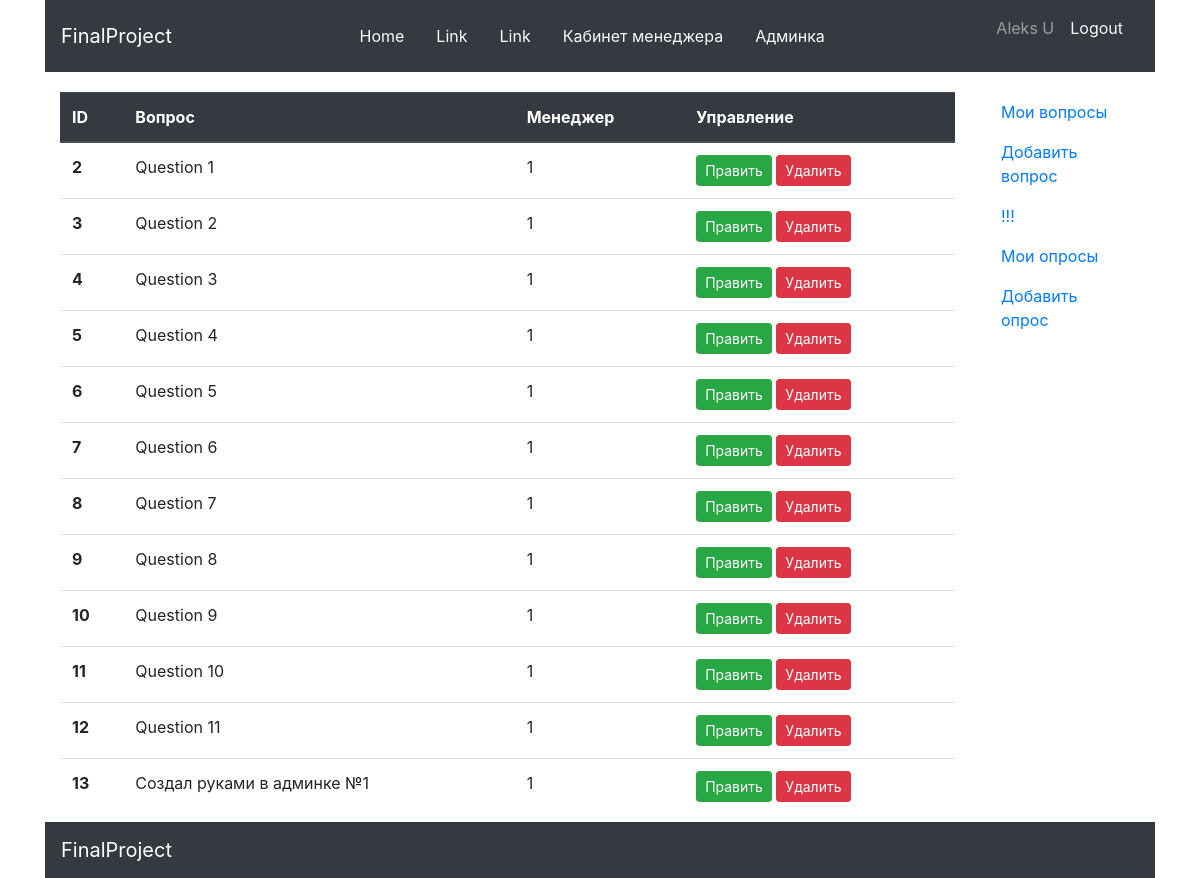
/manager/questions (signed in), run on the app's committed database.
### app/models.py (models this page shows)
class Question(db.Model):
    id = db.Column(db.Integer, primary_key=True)
    text = db.Column(db.Text, nullable=False)
    manager = db.Column(db.Integer, db.ForeignKey('user.id'))
    single_answer = db.Column(db.Boolean)
    img = db.Column(db.String(120), nullable=True)
    answers = db.relationship('Answer', backref='question_for', lazy='dynamic')

### app/manager.py (the view)
@app.route('/manager')
@app.route('/manager/questions')
@roles_required('manager')
def manage_questions():
    user = '{} {}'.format(current_user.first_name, current_user.last_name)
    questions = Question.query.all()
    return render_template('manager_questions.html', user = user, questions= questions)

### app/templates/manager_questions.html
{% extends "base-tpl.html" %}
{% block content %}
    <div class="row">
        <div class="col-sm-10">
            {% if questions %}
            <table class="table">
                <thead class="thead-dark">
                    <tr>
                        <th scope="col">ID</th>
                        <th scope="col">Вопрос</th>
                        <th scope="col">Менеджер</th>
                        <th scope="col">Управление</th>
                    </tr>
                </thead>
                <tbody>
                    {% for q in questions %}
                    <tr>
                        <th scope="row">{{ q.id }}</th>
                        <td>{{ q.text }}</td>
                        <td>{{ q.manager }}</td>
                        <td>
                            <a class="btn btn-success btn-sm" href="{{ url_for('edit_question', q_id=q.id) }}" role="button">Править</a>
                            <a class="btn btn-danger btn-sm" href="{{ url_for('dell_question', q_id=q.id) }}" role="button">Удалить</a>
                        </td>
                    </tr>
                    {% endfor %}
                </tbody>
            </table>
            {% else %}
            <div class="alert alert-warning" role="alert">
                У вас пока нет вопросов
            </div>
            {% endif %}
        </div>
        {% include 'manager-menu.html' %}
    </div>
{% endblock %}

### app/templates/base-tpl.html (shortened to what this page needs)
<!DOCTYPE html>
<html lang="en">
<head>
    <link rel="stylesheet" href="https://stackpath.bootstrapcdn.com/bootstrap/4.4.1/css/bootstrap.min.css">
</head>
<body>
    <div class="container">
        <header>
            <nav class="navbar navbar-dark bg-dark">
                <div class="d-inline-flex">
                    <a class="navbar-brand" href="/">FinalProject</a>
                </div>
                <div class="d-inline-flex">
                    {% block links %}
                    <a class="nav-link text-light" href="{{ url_for('backoffice') }}">Home</a>
                    <a class="nav-link text-light" href="#">Link</a>
                    <a class="nav-link text-light" href="#">Link</a>
                    {% if current_user.has_role('manager') %}
                    <a class="nav-link text-light" href="{{ url_for('manage_questions') }}">Кабинет менеджера</a>
                    {% endif %}
                    {% if current_user.has_role('admin') %}
                    <a class="nav-link text-light" href="{{ url_for('admin.index') }}">Админка</a>
                    {% endif %}
                    {% endblock %}
                </div>
                <div class="d-inline-flex">
                    {% if current_user %}
                    <p class="navbar-text">
                        {{ user }}
                    </p>
                    <a class="nav-link text-light" href="{{ url_for('security.logout') }}">Logout</a>
                    {% else %}
                    <a class="nav-link text-light" href="{{ url_for('security.login') }}">Login</a>
                    <a class="nav-link text-light" href="{{ url_for('register') }}">Register</a>
                    {% endif %}
                </div>
            </nav>
        </header>
        <main class="container" style="margin-top: 20px">
            {% block content %}{% endblock %}
        <br>
        <br>
        </main>
        <footer class="container fixed-bottom ">
            <nav class="navbar navbar-dark bg-dark">
                <a class="navbar-brand" href="#">FinalProject</a>
            </nav>
        </footer>
    </div>
</body>
</html>

### app/templates/manager-menu.html
        <div class="col-sm-2">
            <ul class="nav flex-column">
                <li class="nav-item">
                    <a class="nav-link" href="{{ url_for('manage_questions') }}">Мои вопросы</a>
                </li>
                <li class="nav-item">
                    <a class="nav-link" href="{{ url_for('question_add_view') }}">Добавить вопрос</a>
                </li>
                <li class="nav-item">
                    <a class="nav-link" href="#">!!!</a>
                </li>
                <li class="nav-item">
                    <a class="nav-link" href="{{ url_for('question_lists_view') }}">Мои опросы</a>
                </li>
                <li class="nav-item">
                    <a class="nav-link" href="{{ url_for('question_list_add') }}">Добавить опрос</a>
                </li>
            </ul>
        </div>

### data on the page
Question: id "2", text "Question 1", manager "1"
Question: id "3", text "Question 2", manager "1"
Question: id "4", text "Question 3", manager "1"
Question: id "5", text "Question 4", manager "1"
Question: id "6", text "Question 5", manager "1"
Question: id "7", text "Question 6", manager "1"
Question: id "8", text "Question 7", manager "1"
Question: id "9", text "Question 8", manager "1"
Question: id "10", text "Question 9", manager "1"
Question: id "11", text "Question 10", manager "1"
Question: id "12", text "Question 11", manager "1"
Question: id "13", text "Создал руками в админке №1", manager "1"

### other printed values
{{ user }} "Aleks U"
